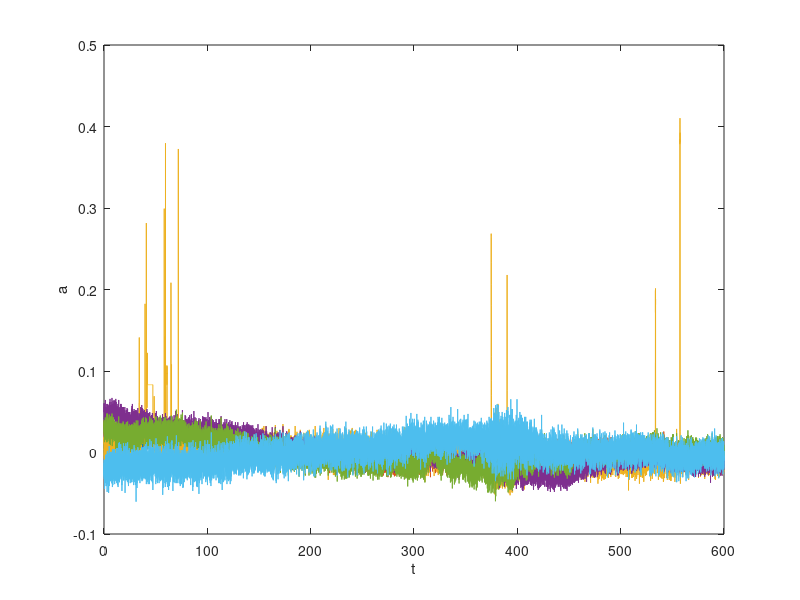

MATLAB code for this plot: (Note: this script raises an error after producing the figure.)
clear all

%% data
bridge = 'trilbardou';
Fs = 50;
load('ponts marne/data/trilbardou1506/ambiant1_10min50Hz26C');
meanToZero = true;
autocorrelation = false;
correctClipping = true;

dt = 1/Fs;
t = dt * (0:size(X, 2)-1);

% X = X([6], :);

%% sensors bugs

boundsX = [-20, 0];

if correctClipping
    clippingChanels = [];
    for dof = 1:size(X, 1)
        clippingInds = X(dof, :) < boundsX(1) | X(dof, :) > boundsX(2);
        if any(clippingInds)
            clippingChanels = [clippingChanels, dof];
            X(dof, clippingInds) = nan;
        end
    end
    
    for dof = clippingChanels
        for kt = 2:size(X, 2)
            if isnan(X(dof, kt))
                X(dof, kt) = X(dof, kt-1);
            end
        end
        for kt = size(X, 2)-1:-1:1
            if isnan(X(dof, kt))
                X(dof, kt) = X(dof, kt+1);
            end
        end
    end
    
    if ~isempty(clippingChanels)
        warning(['clipping in channels ', num2str(clippingChanels)]);
    end
end

%%

if meanToZero
    for dof = 1:size(X, 1)
        X(dof, :) = X(dof, :) - mean(X(dof, :));
    end
end

if autocorrelation
    Rx = nan(size(X));
    for dof = 1:size(X, 1)
        RxDof = xcorr(X(dof, :), 'biased') / var(X(dof, :));
        Rx(dof, :) = RxDof(ceil(length(RxDof)/2):end);
    end
end

%% plots

fig = figure;
ax = axes(fig);
plts = plot(t, X);
xlabel(ax, 't');
ylabel(ax, 'a');

if autocorrelation
    fig = figure;
    ax = axes(fig);
    pltsAutocorr = plot(t, Rx);
    xlabel(ax, 't');
    ylabel(ax, 'Ra');
end

%% shapes plot

dimensionsShapes

%% wavelet

Q = 10;
NbMaxRidges = 1;
NbMaxParallelRidges = 1;
fmin = 0.5;
fmax = 5;

WaveletMenu('WaveletPlot', plts, 'Q', Q, 'fmin', fmin, 'fmax', fmax, 'MultiSignalMode', true,...
    'MaxRidges', NbMaxRidges, 'MaxParallelRidges', NbMaxParallelRidges, 'RealShapePlot', shapePlotBridge);


if autocorrelation
    WaveletMenu('WaveletPlot', pltsAutocorr, 'Q', Q, 'fmin', fmin, 'fmax', fmax, 'MultiSignalMode', true,...
    'MaxRidges', NbMaxRidges, 'MaxParallelRidges', NbMaxParallelRidges, 'RealShapePlot', shapePlotBridge);
end

















% 
% 
% %%
% 
% %(K-w2*M)*phi = 0 => (M\K-w2*Id)*phi = 0 => M\K*phi = w2*phi
% 
% mu = 1;
% deltaX = 1;
% N = 10;
% masse_essieu = 10;
% 
% 
% M = eye(N)*mu*deltaX;
% 
% 
% K = 6*eye(N);
% for index = 1:N-1
%     K(index, index+1) = -4;
%     K(index+1 , index) = -4;
% end
% for index = 1:N-2
%     K(index, index+2) = 1;
%     K(index+2 , index) = 1;
% end
% 
% 
% 
% xessieu = 5;
% DDLessieu = round(xessieu/deltaX);
% Mtilde = M;
% Mtilde(DDLessieu, DDLessieu) = Mtilde(DDLessieu, DDLessieu) + masse_essieu;
% 
% 
% 
% [Vtilde, Dtilde] = eig(Mtilde\K);
% 
% for mode = 1:N
%     deformee = Vtilde(:, mode);
%     m_modal = traspose(deformee)*Mtilde*deformee;
%     k_modal = traspose(deformee)*K*deformee;
%     c_modal = traspose(deformee)*C*deformee;
%     
%     
% 
